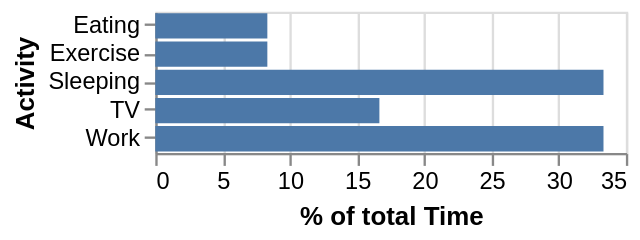

Write the Vega-Lite specification saved for this chart.
### Vega specification from a JSON file in a GitHub repository (floating-point values rounded to 4 significant figures)
{"$schema": "https://vega.github.io/schema/vega/v5.json", "description": "A bar graph showing what activites consume what percentage of the day.", "autosize": "pad", "padding": 5, "width": 200, "style": "cell", "data": [{"name": "source_0", "values": [{"Activity": "Sleeping", "Time": 8}, {"Activity": "Eating", "Time": 2}, {"Activity": "TV", "Time": 4}, {"Activity": "Work", "Time": 8}, {"Activity": "Exercise", "Time": 2}]}, {"name": "data_0", "source": "source_0", "transform": [{"type": "joinaggregate", "as": ["TotalTime"], "ops": ["sum"], "fields": ["Time"]}, {"type": "formula", "expr": "datum.Time/datum.TotalTime * 100", "as": "PercentOfTotal"}, {"type": "filter", "expr": "datum[\"PercentOfTotal\"] !== null && !isNaN(datum[\"PercentOfTotal\"])"}]}], "signals": [{"name": "y_step", "value": 12}, {"name": "height", "update": "bandspace(domain('y').length, 0.1, 0.05) * y_step"}], "marks": [{"name": "marks", "type": "rect", "style": ["bar"], "from": {"data": "data_0"}, "encode": {"update": {"fill": {"value": "#4c78a8"}, "x": {"scale": "x", "field": "PercentOfTotal"}, "x2": {"scale": "x", "value": 0}, "y": {"scale": "y", "field": "Activity"}, "height": {"scale": "y", "band": true}}}}], "scales": [{"name": "x", "type": "linear", "domain": {"data": "data_0", "field": "PercentOfTotal"}, "range": [0, {"signal": "width"}], "nice": true, "zero": true}, {"name": "y", "type": "band", "domain": {"data": "data_0", "field": "Activity", "sort": true}, "range": {"step": {"signal": "y_step"}}, "paddingInner": 0.1, "paddingOuter": 0.05}], "axes": [{"scale": "x", "orient": "bottom", "gridScale": "y", "grid": true, "tickCount": {"signal": "ceil(width/40)"}, "domain": false, "labels": false, "maxExtent": 0, "minExtent": 0, "ticks": false, "zindex": 0}, {"scale": "x", "orient": "bottom", "grid": false, "title": "% of total Time", "labelFlush": true, "labelOverlap": true, "tickCount": {"signal": "ceil(width/40)"}, "zindex": 0}, {"scale": "y", "orient": "left", "grid": false, "title": "Activity", "zindex": 0}]}
